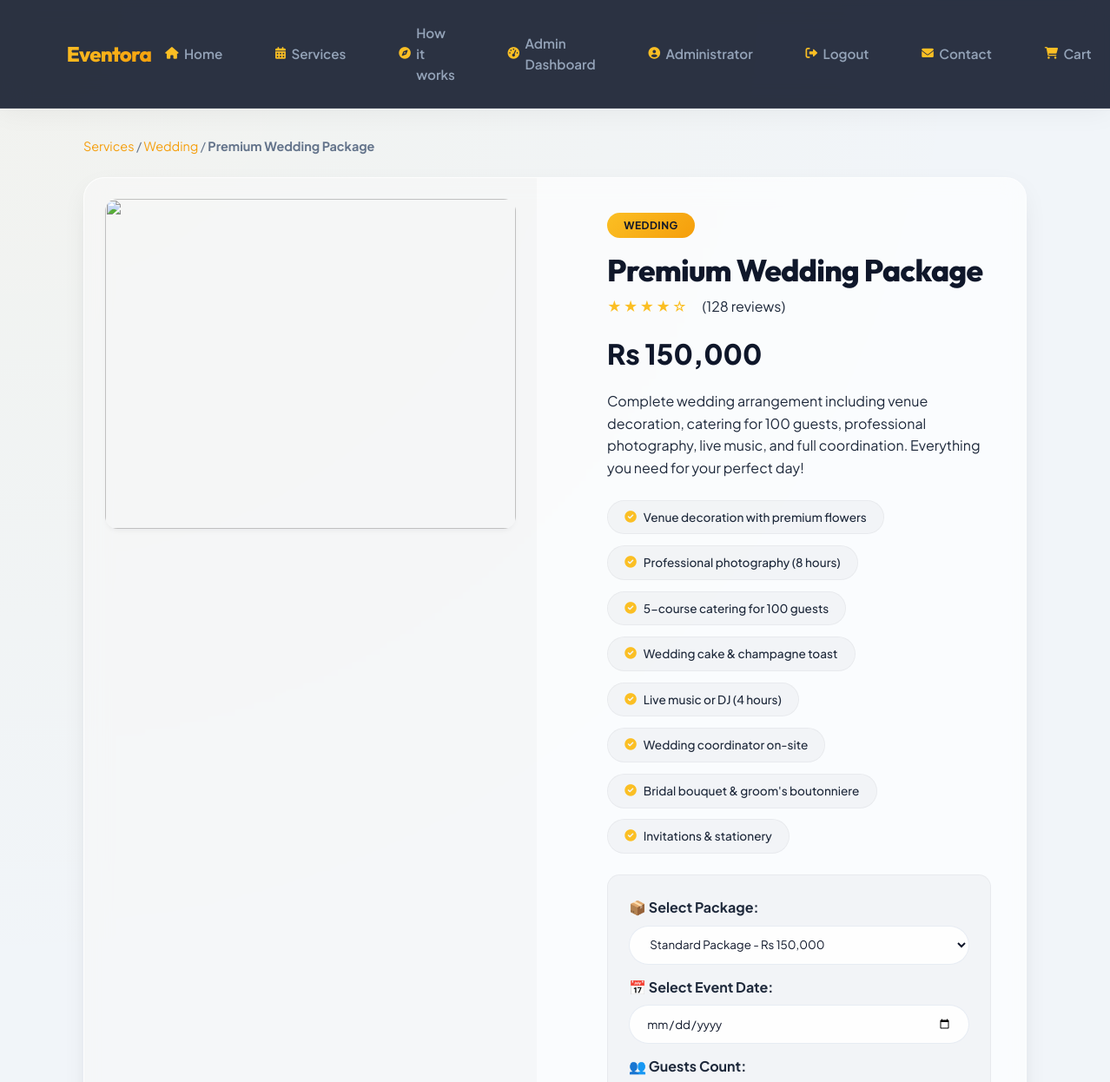
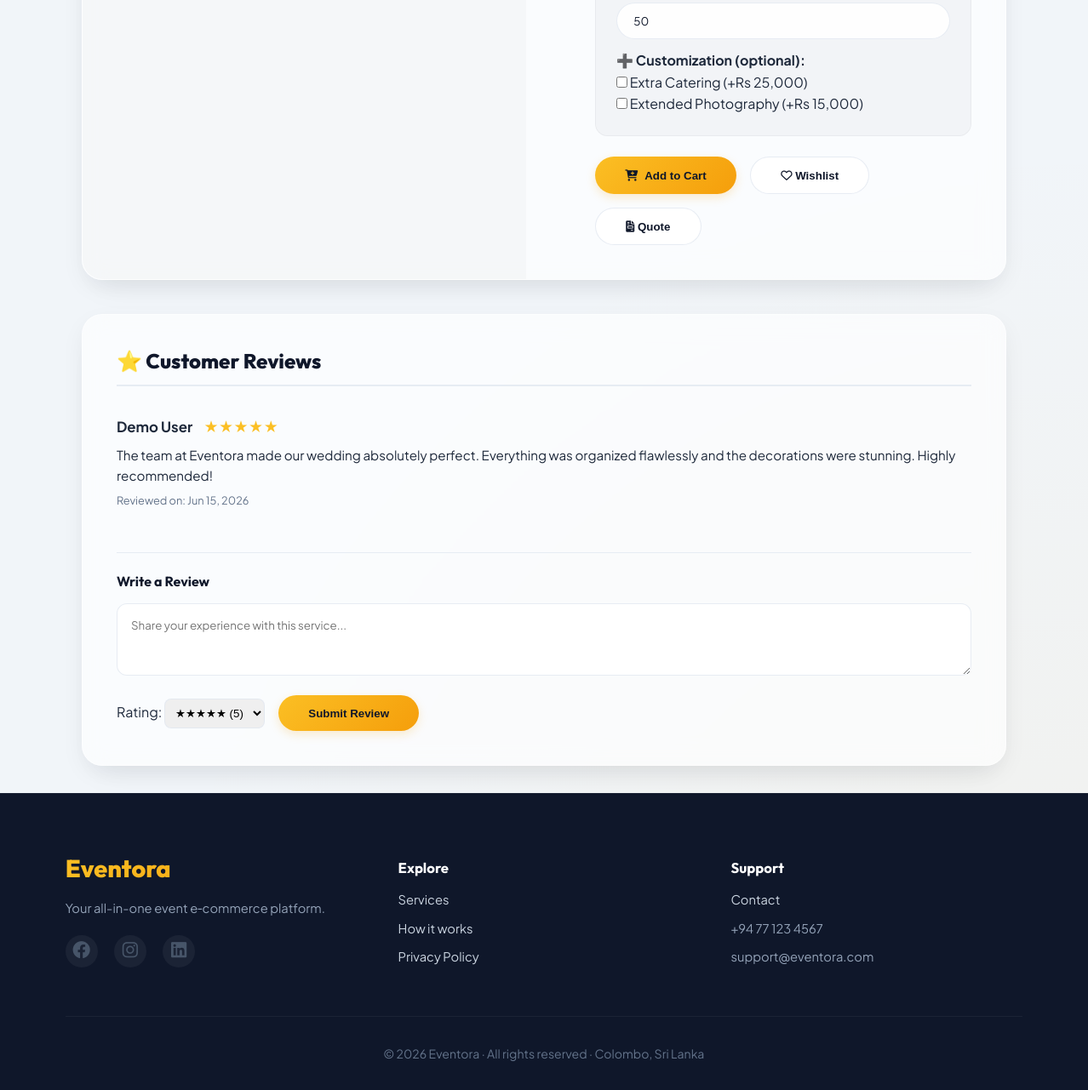
Screenshot of /uploads/service-details.php?id=1 (signed in) with the database file from the repository (2 pictures, top to bottom).
### tables this page shows
CREATE TABLE IF NOT EXISTS services (
    id INT AUTO_INCREMENT PRIMARY KEY,
    vendor_id INT,
    name VARCHAR(200) NOT NULL,
    category ENUM('wedding', 'birthday', 'corporate', 'photography', 'catering', 'entertainment', 'venue', 'decoration', 'other') DEFAULT 'other',
    subcategory VARCHAR(100) DEFAULT NULL,
    price DECIMAL(12,2) NOT NULL,
    discount_price DECIMAL(12,2) DEFAULT NULL,
    min_guests INT DEFAULT 1,
    max_guests INT DEFAULT 500,
    duration_hours INT DEFAULT 4,
    description TEXT,
    short_description VARCHAR(500),
    features TEXT,
    image_url VARCHAR(500),
    gallery_images TEXT,
    rating DECIMAL(3,2) DEFAULT 0,
    total_reviews INT DEFAULT 0,
    popularity_score INT DEFAULT 0,
    is_featured BOOLEAN DEFAULT FALSE,
    is_active BOOLEAN DEFAULT TRUE,
    created_at TIMESTAMP DEFAULT CURRENT_TIMESTAMP,
    updated_at TIMESTAMP DEFAULT CURRENT_TIMESTAMP ON UPDATE CURRENT_TIMESTAMP,
    FOREIGN KEY (vendor_id) REFERENCES users(id) ON DELETE SET NULL,
    INDEX idx_category (category),
    INDEX idx_price (price),
    INDEX idx_rating (rating),
    INDEX idx_featured (is_featured),
    FULLTEXT INDEX idx_search (name, description)
);

CREATE TABLE IF NOT EXISTS reviews (
    id INT AUTO_INCREMENT PRIMARY KEY,
    user_id INT NOT NULL,
    service_id INT NOT NULL,
    booking_id INT,
    rating INT NOT NULL CHECK (rating >= 1 AND rating <= 5),
    title VARCHAR(200),
    comment TEXT,
    images TEXT,
    is_verified_purchase BOOLEAN DEFAULT FALSE,
    status ENUM('pending', 'approved', 'rejected') DEFAULT 'pending',
    helpful_count INT DEFAULT 0,
    created_at TIMESTAMP DEFAULT CURRENT_TIMESTAMP,
    updated_at TIMESTAMP DEFAULT CURRENT_TIMESTAMP ON UPDATE CURRENT_TIMESTAMP,
    FOREIGN KEY (user_id) REFERENCES users(id) ON DELETE CASCADE,
    FOREIGN KEY (service_id) REFERENCES services(id) ON DELETE CASCADE,
    FOREIGN KEY (booking_id) REFERENCES bookings(id) ON DELETE SET NULL,
    INDEX idx_service (service_id),
    INDEX idx_user (user_id),
    INDEX idx_rating (rating),
    INDEX idx_status (status)
);

CREATE TABLE IF NOT EXISTS users (
    id INT AUTO_INCREMENT PRIMARY KEY,
    name VARCHAR(100) NOT NULL,
    email VARCHAR(100) UNIQUE NOT NULL,
    password VARCHAR(255) NOT NULL,
    phone VARCHAR(20) DEFAULT NULL,
    address TEXT DEFAULT NULL,
    city VARCHAR(100) DEFAULT NULL,
    profile_image VARCHAR(500) DEFAULT NULL,
    role ENUM('user', 'admin', 'vendor') DEFAULT 'user',
    status ENUM('active', 'inactive', 'banned') DEFAULT 'active',
    email_verified BOOLEAN DEFAULT FALSE,
    verification_token VARCHAR(255) DEFAULT NULL,
    reset_token VARCHAR(255) DEFAULT NULL,
    reset_expires DATETIME DEFAULT NULL,
    last_login DATETIME DEFAULT NULL,
    created_at TIMESTAMP DEFAULT CURRENT_TIMESTAMP,
    updated_at TIMESTAMP DEFAULT CURRENT_TIMESTAMP ON UPDATE CURRENT_TIMESTAMP,
    INDEX idx_email (email),
    INDEX idx_role (role),
    INDEX idx_status (status)
);

### uploads/service-details.php (the view, shortened to what this page needs)
<?php
require_once '../backend/config.php';
$serviceId = intval($_GET['id'] ?? 0);
$stmt = $pdo->prepare("SELECT * FROM services WHERE id = ? AND is_active = 1");
$stmt->execute([$serviceId]);
$service = $stmt->fetch();
$features = json_decode($service['features'] ?? '[]', true);
$stmt = $pdo->prepare("SELECT r.*, u.name AS user_name FROM reviews r JOIN users u ON r.user_id = u.id WHERE r.service_id = ? AND r.status = 'approved' ORDER BY r.id DESC");
$stmt->execute([$serviceId]);
$reviews = $stmt->fetchAll();
?>
<!DOCTYPE html>
<html lang="en">
<head>
    <link rel="stylesheet" href="https://cdnjs.cloudflare.com/ajax/libs/font-awesome/6.0.0-beta3/css/all.min.css">
    <link rel="stylesheet" href="../css/style.css">
</head>
<body>
    <?php include 'header.php'; ?>
    <main class="main-content">
        <div class="breadcrumb">
            <a href="services.php">Services</a> /
            <a href="services.php?category=<?php echo $service['category']; ?>"><?php echo ucfirst($service['category']); ?></a> /
            <strong><?php echo htmlspecialchars($service['name']); ?></strong>
        </div>
        <div class="detail-grid">
            <div class="gallery-section">
                <img id="mainImage" class="main-image" src="<?php echo htmlspecialchars($service['image_url'] ?: 'https://images.unsplash.com/photo-1519741497674-611481863552?w=600'); ?>">
            </div>
            <div class="info-section">
                <span class="service-category"><?php echo htmlspecialchars($service['category']); ?></span>
                <h1 class="service-title"><?php echo htmlspecialchars($service['name']); ?></h1>
                <div class="rating-row">
                    <div class="stars"><?php echo str_repeat('★', floor($service['rating'])) . str_repeat('☆', 5 - floor($service['rating'])); ?></div>
                    <span>(<?php echo $service['total_reviews']; ?> reviews)</span>
                </div>
                <div class="price-tag" id="priceDisplay">Rs <?php echo number_format($service['price'], 0); ?></div>
                <p><?php echo htmlspecialchars($service['description']); ?></p>
                <div class="feature-list" style="margin-top: 1.5rem;">
                    <?php foreach ($features as $f): ?>
                        <span class="feature-item"><i class="fas fa-check-circle" style="color:var(--accent-gold)"></i> <?php echo htmlspecialchars($f); ?></span>
                    <?php endforeach; ?>
                </div>
                <div class="package-options">
                    <label><strong>📦 Select Package:</strong></label>
                    <select id="packageSelect" class="package-select" onchange="updatePrice()">
                        <option value="standard" data-price="<?php echo $service['price']; ?>">Standard Package - Rs <?php echo number_format($service['price'], 0); ?></option>
                    </select>
                    <label style="margin-top:0.8rem; display:block;"><strong>📅 Select Event Date:</strong></label>
                    <input type="date" id="eventDate" style="width: 100%; padding: 0.6rem; border-radius: 30px; border: 1px solid var(--border-light); margin-top: 0.5rem;" required>
                    <label style="margin-top:0.8rem; display:block;"><strong>👥 Guests Count:</strong></label>
                    <input type="number" id="guestsCount" style="width: 100%; padding: 0.6rem; border-radius: 30px; border: 1px solid var(--border-light); margin-top: 0.5rem;" value="<?php echo $service['min_guests']; ?>" min="<?php echo $service['min_guests']; ?>" max="<?php echo $service['max_guests']; ?>">
                    <label style="margin-top:0.8rem; display:block;"><strong>➕ Customization (optional):</strong></label>
                    <div><label><input type="checkbox" id="customCatering" onchange="updatePrice()"> Extra Catering (+Rs 25,000)</label></div>
                    <div><label><input type="checkbox" id="customPhotography" onchange="updatePrice()"> Extended Photography (+Rs 15,000)</label></div>
                </div>
                <div class="action-buttons">
                    <button class="btn-cart" onclick="handleAddToCart()"><i class="fas fa-cart-plus"></i> Add to Cart</button>
                    <button class="btn-outline" onclick="toggleWishlist()"><i class="far fa-heart"></i> Wishlist</button>
                    <button class="btn-outline" onclick="requestQuote()"><i class="fas fa-file-invoice"></i> Quote</button>
                </div>
            </div>
        </div>
        <div class="detail-tabs">
            <h3>⭐ Customer Reviews</h3>
            <div id="reviewsList" style="margin-top: 1rem;">
                <?php if (count($reviews) > 0): ?>
                    <?php foreach ($reviews as $r): ?>
                        <div class="review-item">
                            <div class="review-user">
                                <?php echo htmlspecialchars($r['user_name']); ?>
                                <span style="color: var(--accent-gold); margin-left: 10px;"><?php echo str_repeat('★', $r['rating']); ?></span>
                            </div>
                            <div class="review-comment"><?php echo htmlspecialchars($r['comment']); ?></div>
                            <div class="review-date">Reviewed on: <?php echo date('M d, Y', strtotime($r['created_at'])); ?></div>
                        </div>
                    <?php endforeach; ?>
                <?php else: ?>
                    <p style="color: var(--text-muted);">No reviews yet. Be the first to review!</p>
                <?php endif; ?>
            </div>
            <?php if ($isLoggedIn): ?>
                <div style="margin-top: 2rem; border-top: 1px solid var(--border-light); padding-top: 1.5rem;">
                    <h4>Write a Review</h4>
                    <textarea id="newReviewComment" placeholder="Share your experience with this service..." rows="3" style="width:100%; margin:1rem 0; padding:1rem; border-radius:12px; border: 1px solid var(--border-light); font-family: inherit;"></textarea>
                    <div style="display: flex; gap: 1rem; align-items: center; flex-wrap: wrap;">
                        <div>
                            <label>Rating: </label>
                            <select id="newReviewRating" style="padding: 0.5rem; border-radius: 8px; border: 1px solid var(--border-light);">
                                <option value="5">★★★★★ (5)</option>
                            </select>
                        </div>
                        <button class="btn-primary" onclick="submitReview()">Submit Review</button>
                    </div>
                </div>
            <?php else: ?>
                <p style="margin-top: 2rem; color: var(--text-muted); font-style: italic;">
                    Please <a href="login.php" style="color: var(--accent-amber);">login</a> to write a review.
                </p>
            <?php endif; ?>
        </div>
    </main>
    <?php include 'footer.php'; ?>
</body>
</html>

### css/style.css (style rules this page uses)
* { margin: 0; padding: 0; box-sizing: border-box; }
:root { --primary-dark: #0f172a; --primary-light: #1e293b; --accent-gold: #fbbf24; --accent-amber: #f59e0b; --text-light: #f8fafc; --text-dark: #1e293b; --text-muted: #64748b; --bg-light: #f1f5f9; --bg-card: rgba(255, 255, 255, 0.72); --border-light: rgba(226, 232, 240, 0.8); --shadow-sm: 0 4px 6px -2px rgba(15, 23, 42, 0.05); --shadow-md: 0 10px 30px -5px rgba(15, 23, 42, 0.08), 0 20px 40px -15px rgba(15, 23, 42, 0.06); --shadow-lg: 0 20px 50px -10px rgba(15, 23, 42, 0.12); --gradient-gold: linear-gradient(135deg, var(--accent-gold), var(--accent-amber)); --border-radius: 1.5rem; --border-radius-sm: 0.9rem; --glass-bg: rgba(255, 255, 255, 0.65); --glass-bg-dark: rgba(15, 23, 42, 0.04); --glass-border: rgba(255, 255, 255, 0.5); --glass-shadow: 0 8px 32px 0 rgba(15, 23, 42, 0.06); --backdrop-blur: blur(14px) saturate(140%); }
body { font-family: 'Plus Jakarta Sans', -apple-system, BlinkMacSystemFont, 'Segoe UI', Roboto, sans-serif; background: radial-gradient(circle at 0% 0%, rgba(251, 191, 36, 0.05) 0%, transparent 40%), radial-gradient(circle at 100% 100%, rgba(245, 158, 11, 0.05) 0%, transparent 40%), #f1f5f9; background-attachment: fixed; color: var(--text-dark); line-height: 1.6; min-height: 100vh; display: flex; flex-direction: column; }
h1, h2, h3, h4, h5, h6 { font-family: 'Outfit', sans-serif; font-weight: 700; line-height: 1.2; color: var(--primary-dark); }
.main-content { flex: 1; max-width: 1300px; width: 90%; margin: 3rem auto; }
.btn-outline { background: transparent; border: 2px solid var(--accent-gold); color: var(--primary-dark) !important; box-shadow: none; }

### rows the page displays
services: category "Wedding", name "Premium Wedding Package", category "WEDDING", rating "★★★★", rating "☆", total_reviews "128", price "150,000", description "Complete wedding arrangement including venue decoration, catering for 100 guests, professional photography, live music, and full coordination. Everything you need for your perfect day!", features "Venue decoration with premium flowers", features "Professional photography (8 hours)", features "5-course catering for 100 guests", features "Wedding cake & champagne toast", features "Live music or DJ (4 hours)", features "Wedding coordinator on-site", features "Bridal bouquet & groom's boutonniere", features "Invitations & stationery", min_guests "50"
reviews: user.name "Demo User", rating "★★★★★", comment "The team at Eventora made our wedding absolutely perfect. Everything was organized flawlessly and the decorations were stunning. Highly recommended!", created_at "Jun 15, 2026"

### other values shown
$userName "Administrator"
